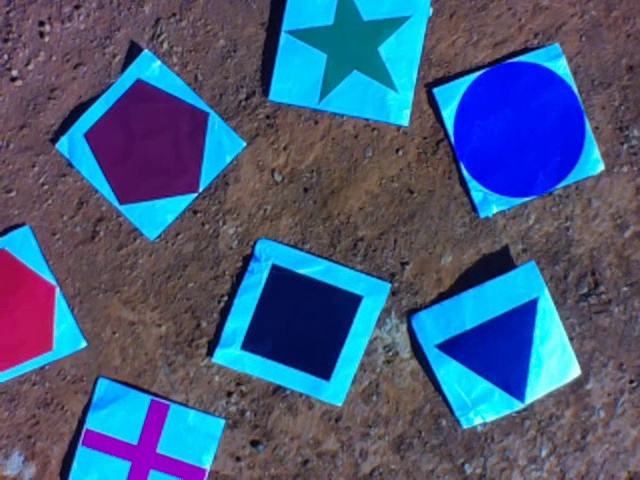
#> input picture assets/13_frame_000001_t1.50s.jpg, 640 x 480 px
$ python main.py
#> lines starting #> are read from the running program, lines starting #| are printed output that depends on the picture; after the words box and inside, x2 and y2 are one past the last pixel; in counts of white or black regions, pixels touching at a corner belong together
import cv2
import numpy as np

# Carrega a imagem
imagem = cv2.imread('assets/13_frame_000001_t1.50s.jpg')
#> imagem is the input picture: shape (480, 640, 3); mean B, G, R 125.5, 92.1, 69.4


cv2.namedWindow('Meus Ajustes')

def nada(x):
    pass

# Barras para o H (Matiz - Cor)
cv2.createTrackbar('H Minimo', 'Meus Ajustes', 0, 179, nada)
#> slider 'H Minimo' is set to 35
cv2.createTrackbar('H Maximo', 'Meus Ajustes', 179, 179, nada)

# Barras para o S (Saturação - Pureza da cor)
cv2.createTrackbar('S Minimo', 'Meus Ajustes', 0, 255, nada)
#> slider 'S Minimo' is set to 51
cv2.createTrackbar('S Maximo', 'Meus Ajustes', 255, 255, nada)

# Barras para o V (Valor - Brilho/Luz)
cv2.createTrackbar('V Minimo', 'Meus Ajustes', 0, 255, nada)
#> slider 'V Minimo' is set to 51
cv2.createTrackbar('V Maximo', 'Meus Ajustes', 255, 255, nada)

# Loop que atualiza os valores dos trackbars
while True:
    h_min = cv2.getTrackbarPos('H Minimo', 'Meus Ajustes')
    h_max = cv2.getTrackbarPos('H Maximo', 'Meus Ajustes')
    s_min = cv2.getTrackbarPos('S Minimo', 'Meus Ajustes')
    s_max = cv2.getTrackbarPos('S Maximo', 'Meus Ajustes')
    v_min = cv2.getTrackbarPos('V Minimo', 'Meus Ajustes')
    v_max = cv2.getTrackbarPos('V Maximo', 'Meus Ajustes')

    minimo = np.array([h_min, s_min, v_min])
    maximo = np.array([h_max, s_max, v_max])

    hsv = cv2.cvtColor(imagem, cv2.COLOR_BGR2HSV)
#> hsv: shape (480, 640, 3); mean H, S, V 109.7, 121.8, 134.4

    mascara = cv2.inRange(hsv, minimo, maximo)
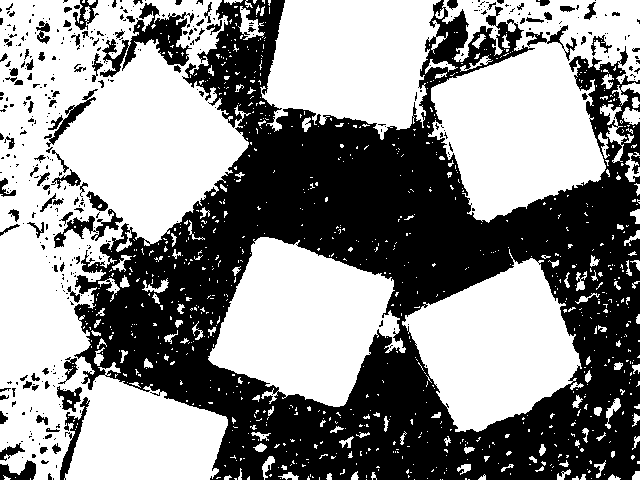
#> mascara: shape (480, 640); 55.8% white; 431 black regions (333 under 20 px), largest, box (x1, y1, x2, y2) and area: (74, 0, 640, 480) 124063, (100, 3, 194, 77) 2364, (54, 209, 123, 248) 728

    cv2.imshow('Mascara', mascara)

    # Q para sair do loop
    if cv2.waitKey(1) & 0xFF == ord('q'):
#> (key q is pressed here)
        break

$ run again, with assets/13_frame_000004_t6.00s.jpg copied over assets/13_frame_000001_t1.50s.jpg
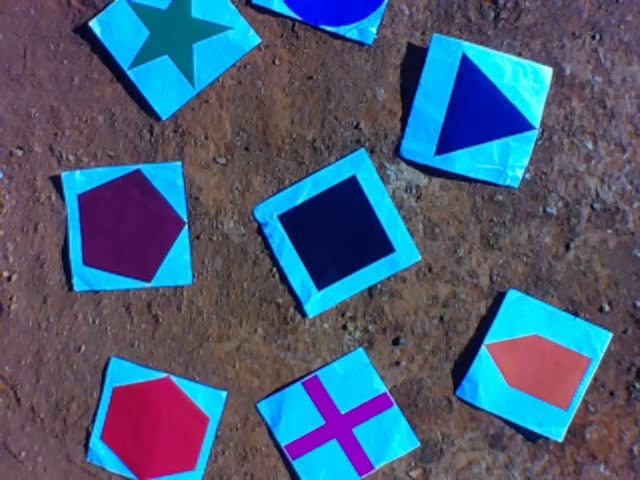
#> input picture assets/13_frame_000004_t6.00s.jpg, 640 x 480 px
#> imagem is the input picture: shape (480, 640, 3); mean B, G, R 119.6, 93.2, 73.3
#> hsv: shape (480, 640, 3); mean H, S, V 114.2, 117.1, 130.1
#> `mascara = cv2.inRange(hsv, minimo, maximo)`:
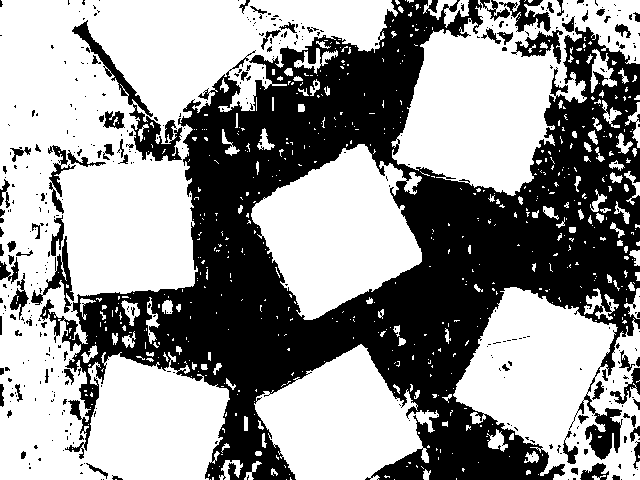
#> mascara: shape (480, 640); 58.5% white; 412 black regions (334 under 20 px), largest, box (x1, y1, x2, y2) and area: (40, 0, 640, 480) 115553, (72, 20, 182, 161) 2375, (31, 236, 74, 313) 794
